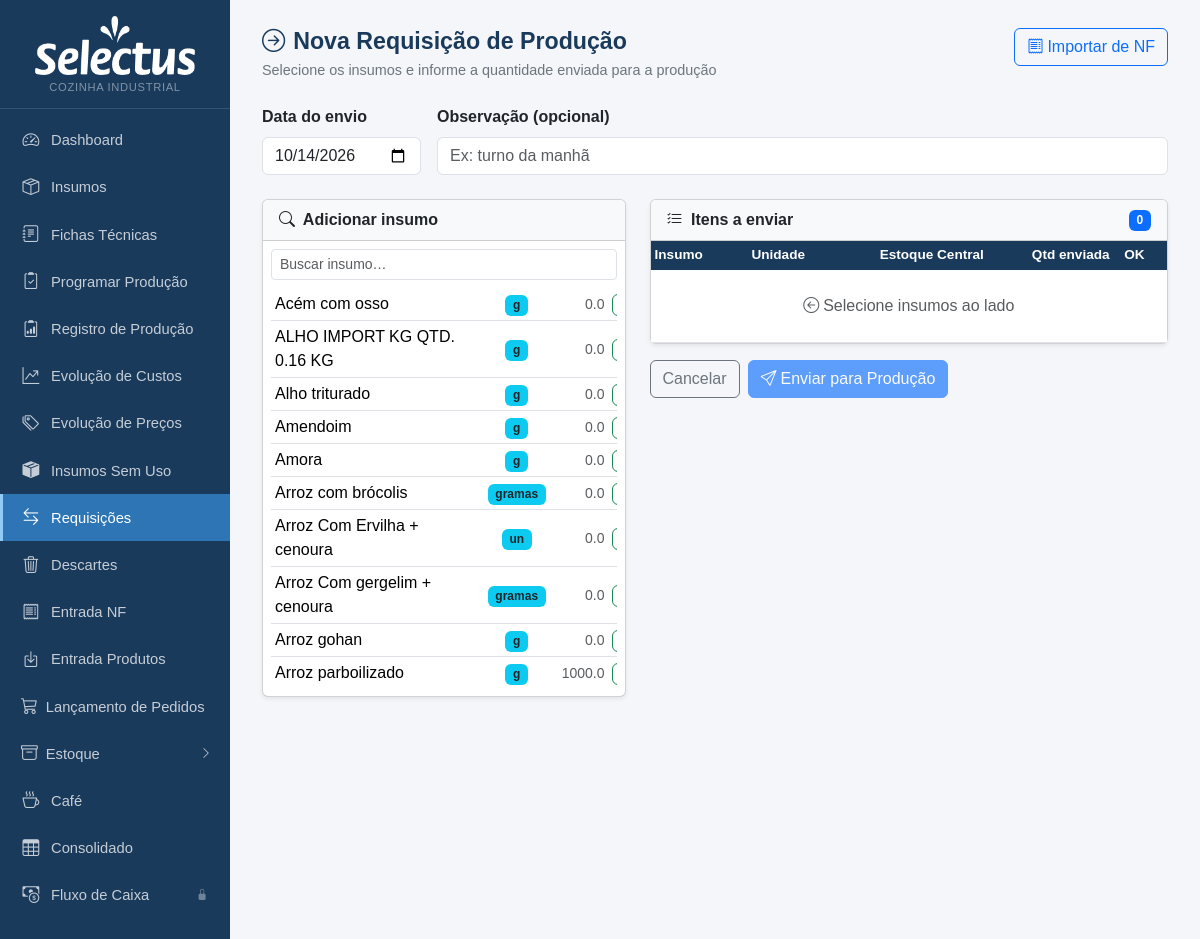
The app's page /requisicoes/nova (upper part), older data.
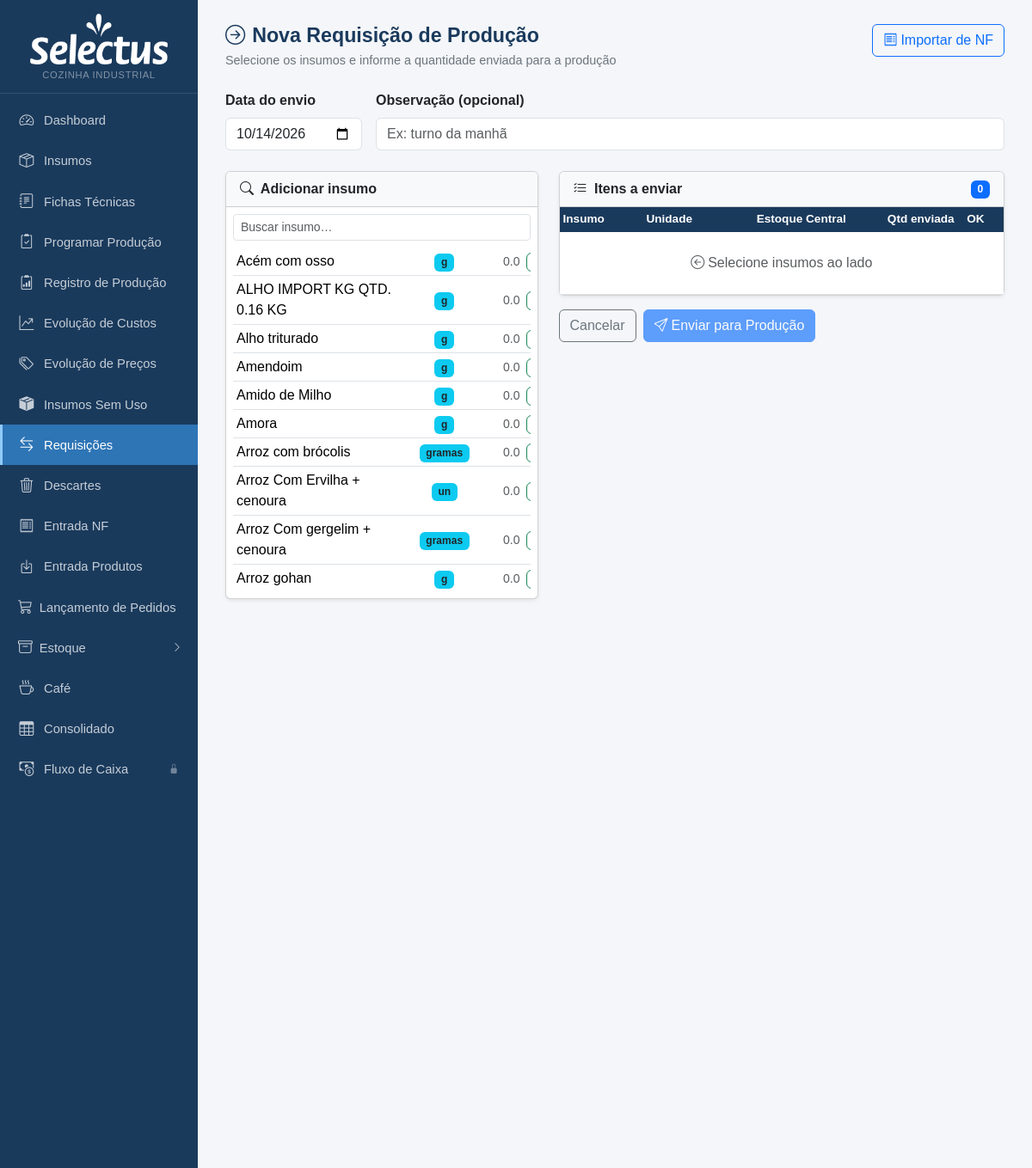
The same page, newer data.
### tables this page shows
CREATE TABLE insumos (
            id INTEGER PRIMARY KEY AUTOINCREMENT,
            nome TEXT NOT NULL,
            unidade_compra TEXT NOT NULL,
            preco_compra REAL,
            unidade_uso TEXT NOT NULL,
            fator_conversao REAL NOT NULL DEFAULT 1
        , qtd_por_embalagem REAL, unid_embalagem TEXT, produto_vinculado_id INTEGER, estoque_atual REAL DEFAULT 0, estoque_minimo REAL DEFAULT 0, status_revisao_custo TEXT DEFAULT 'nao_revisado', data_revisao_custo TEXT, fornecedor TEXT, aproveitamento REAL NOT NULL DEFAULT 100, status_revisao_nome TEXT DEFAULT 'nao_revisado', observacao TEXT, estoque_central REAL DEFAULT 0, status_revisao_fp TEXT DEFAULT "nao_revisado", categoria TEXT, ep_fornecedor_id INTEGER REFERENCES ep_fornecedores(id));

### app.py (the view, shortened to what this page needs)
@app.route('/requisicoes/nova', methods=['GET','POST'])
def requisicao_nova():
    db = get_db()
    insumos = db.execute('SELECT id, nome, unidade_uso, unidade_compra, estoque_central, qtd_por_embalagem FROM insumos ORDER BY nome COLLATE NOCASE').fetchall()
    nf_id = request.args.get('nf_id', type=int)
    pre_itens = []
    nf_origem = None
    nfs_disponiveis = db.execute(
        "SELECT id, numero, fornecedor, data_emissao FROM nf_entradas ORDER BY id DESC"
    ).fetchall()
    db.close()
    return render_template('requisicao_nova.html', insumos=insumos, today=date.today().isoformat(),
                           pre_itens=pre_itens, nf_origem=nf_origem, nfs=nfs_disponiveis)

### app.py (called while the page is built)
def get_db():
    c = sqlite3.connect(DB)
    c.row_factory = sqlite3.Row
    c.execute("PRAGMA foreign_keys = ON")
    return c

def count_alertas():
    try:
        db = get_db()
        n = db.execute('''SELECT COUNT(*) FROM insumos
                          WHERE estoque_minimo > 0 AND COALESCE(estoque_atual,0) < estoque_minimo''').fetchone()[0]
        db.close()
        return n
    except:
        return 0

@app.context_processor
def inject_alertas():
    try:
        db = get_db()
        n_ped = db.execute("SELECT COUNT(*) FROM pedidos WHERE status='aberto'").fetchone()[0]
        db.close()
    except Exception:
        n_ped = 0
    return dict(n_alertas=count_alertas(), n_pedidos_abertos=n_ped)

### templates/requisicao_nova.html (shortened to what this page needs)
{% extends "base.html" %}
{% block content %}
<div class="page-header d-flex justify-content-between align-items-start">
  <div>
    <h1><i class="bi bi-arrow-right-circle me-2"></i>Nova Requisição de Produção</h1>
    <p>Selecione os insumos e informe a quantidade enviada para a produção</p>
  </div>
  <button type="button" class="btn btn-outline-primary" data-bs-toggle="modal" data-bs-target="#modalImportarNF">
    <i class="bi bi-receipt me-1"></i>Importar de NF
  </button>
</div>
<form method="post">
<div class="row g-3 mb-4">
  <div class="col-auto">
    <label class="form-label fw-semibold">Data do envio</label>
    <input type="date" name="data" class="form-control" value="{{ today }}" required>
  </div>
  <div class="col">
    <label class="form-label fw-semibold">Observação (opcional)</label>
    <input type="text" name="observacao" class="form-control" placeholder="Ex: turno da manhã">
  </div>
</div>
<div class="row g-4">
  <div class="col-md-5">
    <div class="card shadow-sm">
      <div class="card-header fw-semibold bg-light">
        <i class="bi bi-search me-1"></i> Adicionar insumo
      </div>
      <div class="card-body p-2">
        <input type="text" id="busca-add" class="form-control form-control-sm mb-2" placeholder="Buscar insumo…" autocomplete="off">
        <div style="max-height:400px;overflow-y:auto">
          <table class="table table-sm mb-0" id="lista-add">
            <tbody>
              {% for ins in insumos %}
              <tr data-nome="{{ ins.nome|lower }}" data-id="{{ ins.id }}"
                  data-nome-orig="{{ ins.nome }}" data-un="{{ ins.unidade_uso }}"
                  data-estoque="{{ ins.estoque_central or 0 }}"
                  data-qtd-emb="{{ ins.qtd_por_embalagem or 0 }}"
                  data-unid-emb="{{ ins.unidade_compra or '' }}">
                <td>{{ ins.nome }}</td>
                <td class="text-center"><span class="badge bg-info text-dark">{{ ins.unidade_uso }}</span></td>
                <td class="text-end text-muted small">{{ '%.1f'|format(ins.estoque_central or 0) }}</td>
                <td><button type="button" class="btn btn-xs btn-outline-success btn-add-item" style="padding:1px 6px;font-size:.75rem"></button></td>
              </tr>
              {% endfor %}
            </tbody>
          </table>
        </div>
      </div>
    </div>
  </div>
  <div class="col-md-7">
    <div class="card shadow-sm">
      <div class="card-header fw-semibold bg-light d-flex justify-content-between align-items-center">
        <span><i class="bi bi-list-check me-1"></i> Itens a enviar</span>
        <div class="d-flex align-items-center gap-2">
          <span class="badge bg-primary" id="n-itens">0</span>
        </div>
      </div>
      <div class="card-body p-0">
        <table class="table table-sm mb-0" id="tabela-itens">
          <thead>
            <tr>
              <th>Insumo</th>
              <th class="text-center">Unidade</th>
              <th class="text-end">Estoque Central</th>
              <th class="text-end">Qtd enviada</th>
              <th class="text-center">OK</th>
              <th></th>
            </tr>
          </thead>
          <tbody id="tbody-itens">
            <tr id="linha-vazia">
              <td colspan="6" class="text-center text-muted py-4">
                <i class="bi bi-arrow-left-circle me-1"></i>Selecione insumos ao lado
              </td>
            </tr>
          </tbody>
        </table>
      </div>
    </div>
    <div class="mt-3 d-flex gap-2 justify-content-between align-items-center">
      <div class="d-flex gap-2">
        <a href="{{ url_for('requisicoes_lista') }}" class="btn btn-outline-secondary">Cancelar</a>
        <button type="submit" class="btn btn-primary" id="btn-submit" disabled>
          <i class="bi bi-send me-1"></i>Enviar para Produção
        </button>
      </div>
    </div>
  </div>
</div>
</form>
{% endblock %}

Row changes from the older to the newer data that the page shows:
no longer on this page (row unchanged): insumos: nome "Arroz parboilizado", unidade_uso "g", estoque_central "1000.0"
added insumos: nome "Amido de Milho", unidade_uso "g", estoque_central "0.0"
